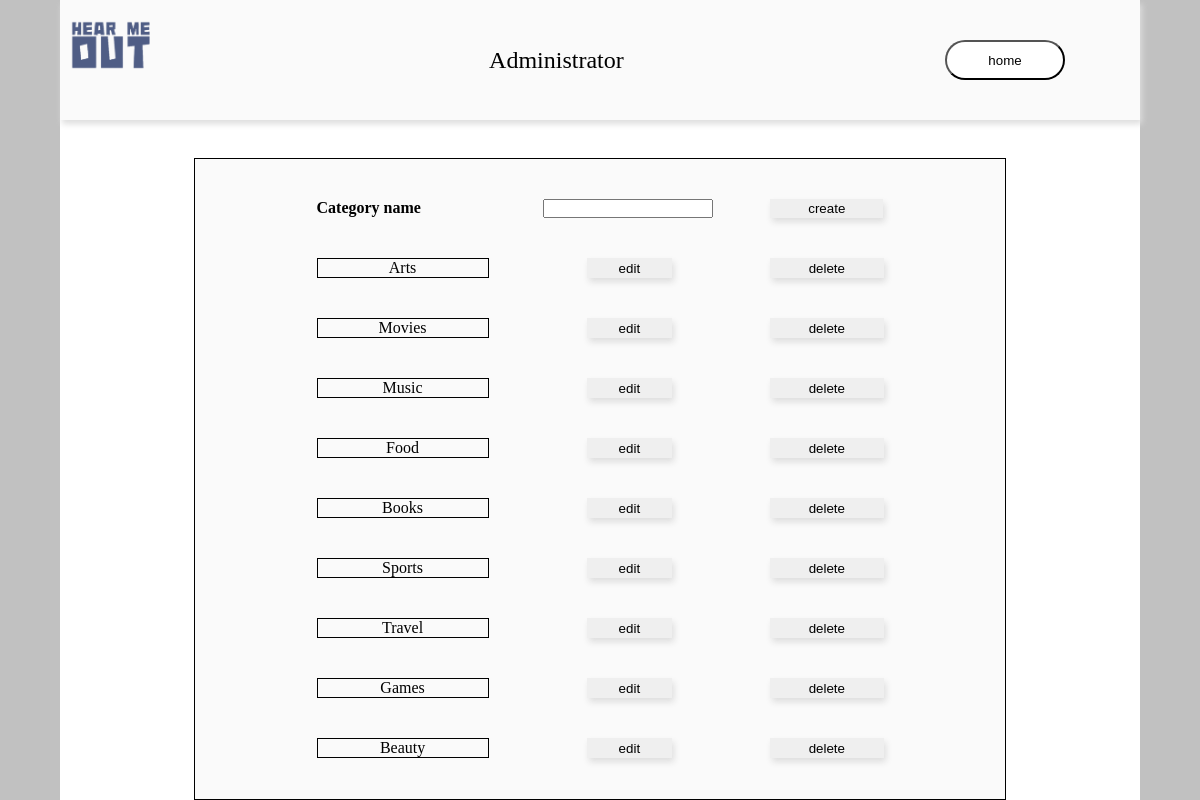
Page /manage/ (signed in) on the committed database.
### Post/models.py (models this page shows)
class Category(models.Model):
    name = models.CharField(max_length=256, verbose_name="category name", unique=True)
    num_post = models.IntegerField(default=0)
    num_like = models.IntegerField(default=0)

### front/views.py (the view)
# urls.py: path("manage/", ManageCategory, name="manage")
def ManageCategory(request):
    user = request.user
    if not user.is_superuser:
        return render(request, "administrator.html")
    else:
        res = get_top10_category()
        return render(request, "administrator.html", context=res)

### front/views.py (called while the page is built)
def get_top10_category():
    if Topic.objects.all().order_by("-like").count() < 10:
        top = Topic.objects.all().order_by("-like")
    else:
        top = Topic.objects.all().order_by("-like")[:10]
    res_top = []
    for t in top:
        res_top.append({"uuid": t.uuid, "topicname": t.name, "like": t.like})
    return {"top10": res_top, "category": [c.name for c in Category.objects.all()]}

### templates/administrator.html (shortened to what this page needs)
{% load static %}
<html lang="en">
<head>
    <link rel="stylesheet" href="/static/front/css/administrator.css">
</head>
<body>
<div class="container">
    <div class="container_header">
        <div class="container_header_left">
            <div class="logo">
                <img src="/static/img/logo.png">
            </div>
        </div>
        <div class="contianer_header_middle">
            Administrator
        </div>
        <div class="container_header_right">
            <button class="login" onclick='window.open("{% url 'index' %}")'>
                home
            </button>
        </div>
    </div>
    <div class="container_bottom">
        <div class="make">
            <h4>Category name</h4>
            <span><input type="text" class="wade"></span>
            <button class="create" onclick="create_category($('.wade').val())">create</button>
        </div>
        {% for c in category %}
            <div class="made">
                <div class="Movie">
                    {{ c }}
                </div>
                <button class="edit">
                    edit
                </button>
                <button class="delete" onclick="delete_category('{{ c }}')">
                    delete
                </button>
            </div>
        {% endfor %}
    </div>
</div>
</body>
</html>

### static/front/css/administrator.css (style rules this page uses)
* { margin: 0; padding: 0; }
body { background-color: #c1c1c1; }
.logo { width: 80px; height: 80px; border-radius: 50%; }
.logo img { width: 100%; }
.container { margin: 0 auto; width: 90%; height: 100vh; background-color: white; display: flex; justify-content: space-between; flex-direction: column; align-items: center; }
.container .container_header { width: 100%; height: 15%; margin: 0 auto; display: flex; justify-content: space-between; background-color: #fafafa; box-shadow: 2px 4px 6px #dedede; }
.container .container_header .container_header_left { width: 16%; height: 100%; display: flex; align-items: center; margin-left: 10px; }
.container .container_header .contianer_header_middle { width: 54%; height: 100%; display: flex; justify-content: center; align-items: center; font-size: 2vw; }
.container .container_header .container_header_right { width: 25%; height: 100%; display: flex; justify-content: center; align-items: center; }
.container .container_header .container_header_right button { width: 120px; height: 40px; border-radius: 50px; background-color: white; cursor: pointer; }
.container .container_bottom { width: 75%; height: 80%; border: 1px solid black; display: flex; flex-direction: column; align-items: center; background-color: #fafafa; overflow-y: scroll; }
.container .container_bottom .make { display: flex; justify-content: space-between; width: 70%; margin-top: 5vh; }
.container .container_bottom .make h4 { width: 30%; }
.container .container_bottom .make span { width: 30%; display: flex; align-items: center; }
.container .container_bottom .make span input { width: 100%; }
.container .container_bottom .make button { cursor: pointer; width: 20%; box-shadow: 2px 4px 6px #dedede; border: none; }
.container .container_bottom .made { display: flex; justify-content: space-between; width: 70%; margin-top: 5vh; }
.container .container_bottom .made .movie { border: 1px solid black; width: 30%; display: flex; justify-content: center; align-items: center; }
.container .container_bottom .made .edit { width: 15%; box-shadow: 2px 4px 6px #dedede; border: none; cursor: pointer; }
.container .container_bottom .made .delete { width: 20%; box-shadow: 2px 4px 6px #dedede; border: none; cursor: pointer; }

### rows in the picture
Category: category "Arts"
Category: category "Movies"
Category: category "Music"
Category: category "Food"
Category: category "Books"
Category: category "Sports"
Category: category "Travel"
Category: category "Games"
Category: category "Beauty"
